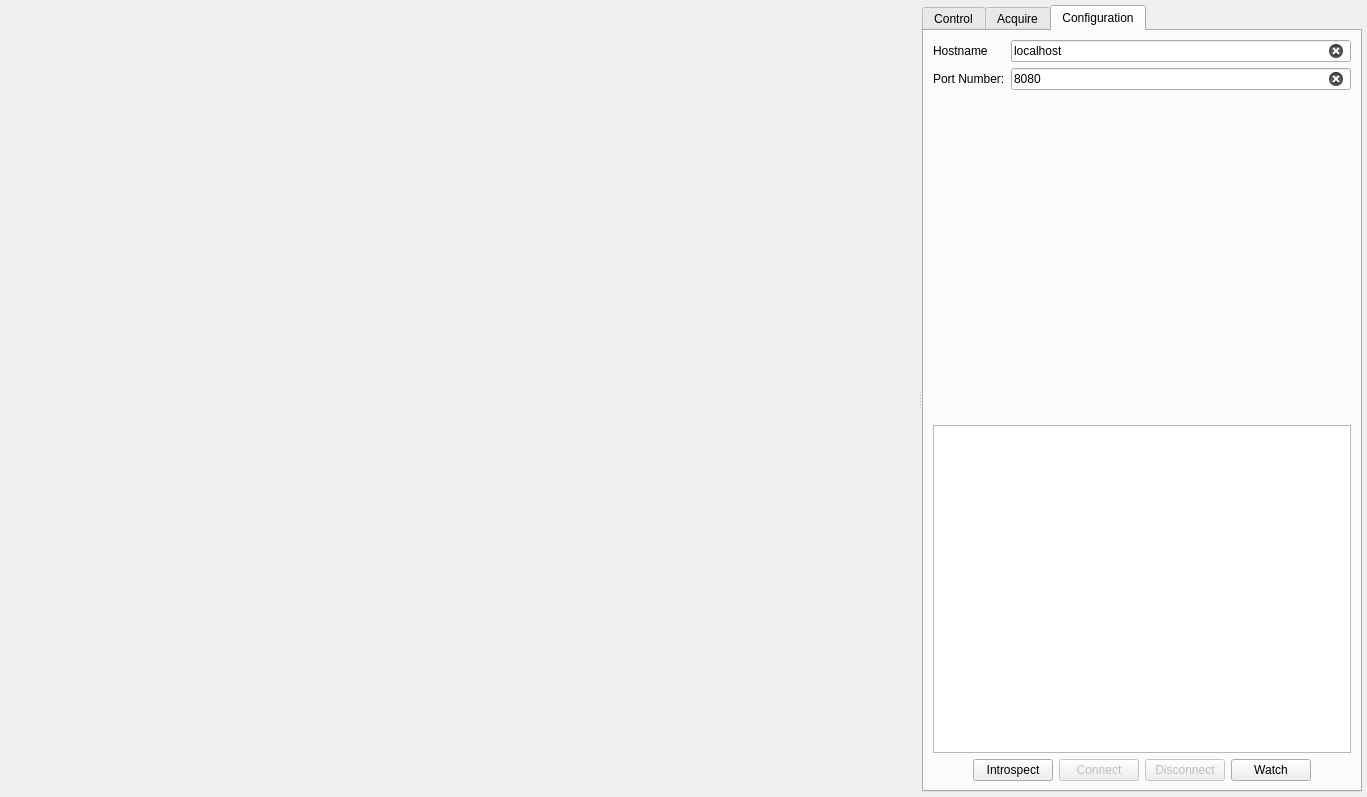
<?xml version="1.0" encoding="UTF-8"?>
<ui version="4.0">
 <class>AcquisitionWidget</class>
 <widget class="QWidget" name="AcquisitionWidget">
  <property name="geometry">
   <rect>
    <x>0</x>
    <y>0</y>
    <width>1367</width>
    <height>797</height>
   </rect>
  </property>
  <property name="windowTitle">
   <string>Data Acquisition</string>
  </property>
  <layout class="QVBoxLayout" name="verticalLayout">
   <property name="spacing">
    <number>5</number>
   </property>
   <property name="leftMargin">
    <number>5</number>
   </property>
   <property name="topMargin">
    <number>5</number>
   </property>
   <property name="rightMargin">
    <number>5</number>
   </property>
   <property name="bottomMargin">
    <number>5</number>
   </property>
   <item>
    <widget class="QSplitter" name="splitter">
     <property name="orientation">
      <enum>Qt::Horizontal</enum>
     </property>
     <widget class="tomviz::QVTKGLWidget" name="imageWidget" native="true">
      <property name="sizePolicy">
       <sizepolicy hsizetype="Expanding" vsizetype="Preferred">
        <horstretch>5</horstretch>
        <verstretch>5</verstretch>
       </sizepolicy>
      </property>
      <property name="minimumSize">
       <size>
        <width>300</width>
        <height>300</height>
       </size>
      </property>
     </widget>
     <widget class="QTabWidget" name="tabWidget">
      <property name="minimumSize">
       <size>
        <width>300</width>
        <height>0</height>
       </size>
      </property>
      <property name="currentIndex">
       <number>2</number>
      </property>
      <widget class="QWidget" name="controlTab">
       <attribute name="title">
        <string>Control</string>
       </attribute>
       <layout class="QVBoxLayout" name="verticalLayout_2">
        <item>
         <layout class="QFormLayout" name="formLayout">
          <item row="0" column="0">
           <widget class="QLabel" name="tiltAngleLabel">
            <property name="text">
             <string>Tilt Angle (set):</string>
            </property>
           </widget>
          </item>
          <item row="0" column="1">
           <widget class="QDoubleSpinBox" name="tiltAngleSpinBox">
            <property name="minimum">
             <double>-85.000000000000000</double>
            </property>
            <property name="maximum">
             <double>85.000000000000000</double>
            </property>
           </widget>
          </item>
          <item row="1" column="0">
           <widget class="QLabel" name="tiltObtainedLabel">
            <property name="text">
             <string>Tilt Angle (obtained)</string>
            </property>
           </widget>
          </item>
          <item row="1" column="1">
           <widget class="QLineEdit" name="tiltAngle">
            <property name="text">
             <string/>
            </property>
            <property name="maxLength">
             <number>10</number>
            </property>
            <property name="frame">
             <bool>false</bool>
            </property>
            <property name="readOnly">
             <bool>true</bool>
            </property>
            <property name="clearButtonEnabled">
             <bool>false</bool>
            </property>
           </widget>
          </item>
          <item row="2" column="0">
           <widget class="QLabel" name="pixelSizeLabel">
            <property name="text">
             <string>Pixel Size:</string>
            </property>
           </widget>
          </item>
          <item row="2" column="1">
           <widget class="QLineEdit" name="pixelSize">
            <property name="text">
             <string/>
            </property>
            <property name="maxLength">
             <number>10</number>
            </property>
            <property name="frame">
             <bool>false</bool>
            </property>
            <property name="readOnly">
             <bool>true</bool>
            </property>
            <property name="clearButtonEnabled">
             <bool>false</bool>
            </property>
           </widget>
          </item>
         </layout>
        </item>
        <item>
         <spacer name="verticalSpacer">
          <property name="orientation">
           <enum>Qt::Vertical</enum>
          </property>
          <property name="sizeHint" stdset="0">
           <size>
            <width>20</width>
            <height>521</height>
           </size>
          </property>
         </spacer>
        </item>
        <item>
         <layout class="QHBoxLayout" name="horizontalLayout">
          <item>
           <spacer name="horizontalSpacer_2">
            <property name="orientation">
             <enum>Qt::Horizontal</enum>
            </property>
            <property name="sizeHint" stdset="0">
             <size>
              <width>40</width>
              <height>20</height>
             </size>
            </property>
           </spacer>
          </item>
          <item>
           <widget class="QPushButton" name="previewButton">
            <property name="text">
             <string>Preview</string>
            </property>
           </widget>
          </item>
          <item>
           <widget class="QPushButton" name="acquireButton">
            <property name="text">
             <string>Acquire</string>
            </property>
           </widget>
          </item>
          <item>
           <spacer name="horizontalSpacer">
            <property name="orientation">
             <enum>Qt::Horizontal</enum>
            </property>
            <property name="sizeHint" stdset="0">
             <size>
              <width>40</width>
              <height>20</height>
             </size>
            </property>
           </spacer>
          </item>
         </layout>
        </item>
       </layout>
      </widget>
      <widget class="QWidget" name="acquireTab">
       <attribute name="title">
        <string>Acquire</string>
       </attribute>
      </widget>
      <widget class="QWidget" name="configurationTab">
       <attribute name="title">
        <string>Configuration</string>
       </attribute>
       <layout class="QVBoxLayout" name="verticalLayout_3">
        <item>
         <layout class="QVBoxLayout" name="paramsLayout">
          <item>
           <layout class="QFormLayout" name="defaultParamsLayout">
            <item row="0" column="0">
             <widget class="QLabel" name="hostnameLabel">
              <property name="text">
               <string>Hostname</string>
              </property>
             </widget>
            </item>
            <item row="0" column="1">
             <widget class="QLineEdit" name="hostnameEdit">
              <property name="text">
               <string>localhost</string>
              </property>
              <property name="maxLength">
               <number>15</number>
              </property>
              <property name="clearButtonEnabled">
               <bool>true</bool>
              </property>
             </widget>
            </item>
            <item row="1" column="0">
             <widget class="QLabel" name="portLabel">
              <property name="text">
               <string>Port Number:</string>
              </property>
             </widget>
            </item>
            <item row="1" column="1">
             <widget class="QLineEdit" name="portEdit">
              <property name="text">
               <string>8080</string>
              </property>
              <property name="maxLength">
               <number>10</number>
              </property>
              <property name="clearButtonEnabled">
               <bool>true</bool>
              </property>
             </widget>
            </item>
           </layout>
          </item>
         </layout>
        </item>
        <item>
         <spacer name="verticalSpacer_2">
          <property name="orientation">
           <enum>Qt::Vertical</enum>
          </property>
          <property name="sizeHint" stdset="0">
           <size>
            <width>20</width>
            <height>256</height>
           </size>
          </property>
         </spacer>
        </item>
        <item>
         <widget class="QTextEdit" name="statusEdit">
          <property name="acceptDrops">
           <bool>false</bool>
          </property>
          <property name="readOnly">
           <bool>true</bool>
          </property>
         </widget>
        </item>
        <item>
         <layout class="QHBoxLayout" name="buttonsLayout">
          <item>
           <spacer name="horizontalSpacer_3">
            <property name="orientation">
             <enum>Qt::Horizontal</enum>
            </property>
            <property name="sizeHint" stdset="0">
             <size>
              <width>40</width>
              <height>20</height>
             </size>
            </property>
           </spacer>
          </item>
          <item>
           <widget class="QPushButton" name="introspectButton">
            <property name="text">
             <string>Introspect</string>
            </property>
           </widget>
          </item>
          <item>
           <widget class="QPushButton" name="connectButton">
            <property name="enabled">
             <bool>false</bool>
            </property>
            <property name="text">
             <string>Connect</string>
            </property>
           </widget>
          </item>
          <item>
           <widget class="QPushButton" name="disconnectButton">
            <property name="enabled">
             <bool>false</bool>
            </property>
            <property name="text">
             <string>Disconnect</string>
            </property>
           </widget>
          </item>
          <item>
           <widget class="QPushButton" name="watchButton">
            <property name="text">
             <string>Watch</string>
            </property>
           </widget>
          </item>
          <item>
           <spacer name="horizontalSpacer_4">
            <property name="orientation">
             <enum>Qt::Horizontal</enum>
            </property>
            <property name="sizeHint" stdset="0">
             <size>
              <width>40</width>
              <height>20</height>
             </size>
            </property>
           </spacer>
          </item>
         </layout>
        </item>
       </layout>
      </widget>
     </widget>
    </widget>
   </item>
  </layout>
 </widget>
 <customwidgets>
  <customwidget>
   <class>tomviz::QVTKGLWidget</class>
   <extends>QWidget</extends>
   <header location="global">QVTKGLWidget.h</header>
   <container>1</container>
  </customwidget>
 </customwidgets>
 <resources/>
 <connections/>
</ui>
